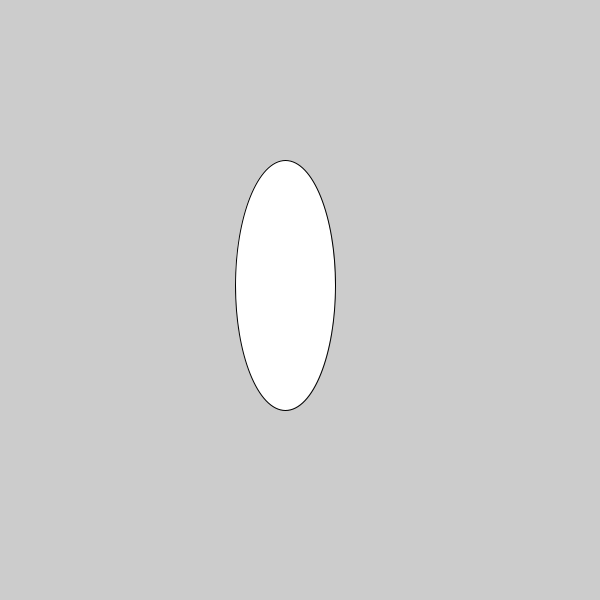
Frame 1 (no input)
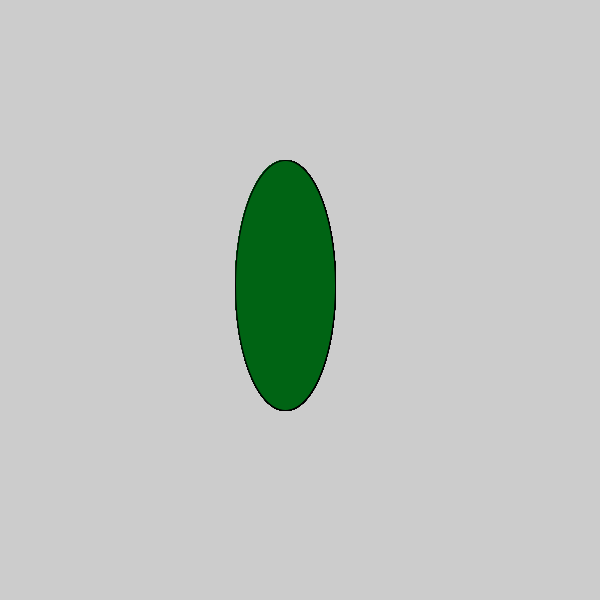
Frame 60 (the mouse pressed at the canvas centre just before this capture)
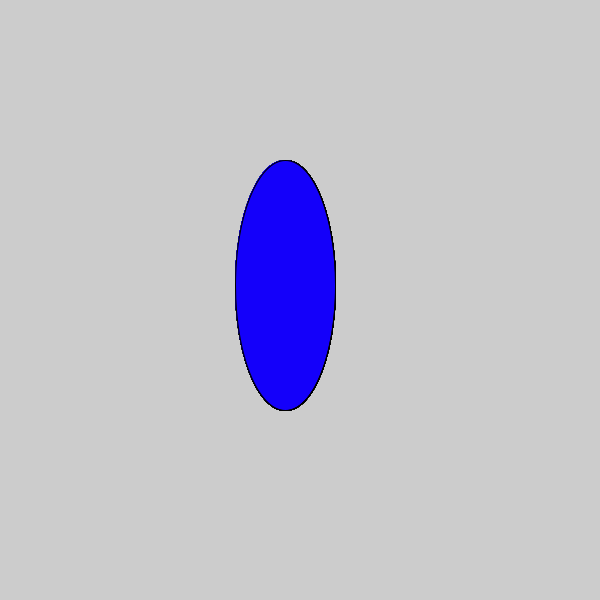
Frame 120 (the mouse held since frame 60 and released just before this capture)

The Processing sketch that drew these frames (run headless with seeded random() and noise(); from frame 60 on, the mouse is pressed at the canvas centre):

// Processing sketch: c_LogicalDot
// ── c_LogicalDot.pde

void setup() {
  
// 1. Set the size of the sketch. Make it 600 pixels square. 
  size(600,600);  

}

void draw() {
  
// 2. Draw an ellipse
// Run the program to make sure it works before moving on.
  ellipse(285,285,100,250);

// 3. Change the color of the ellipse when the mouse is pressed.
//    Use the following code, but put your colors where indicated
//    Remember to use the   fill()  command to set colors.

if (mousePressed) {
 fill(20,0,250);
   //  put one color here 
  
} else {
  fill(0,100,20);
   // put a different color here
  
}  
  
  
  
}
